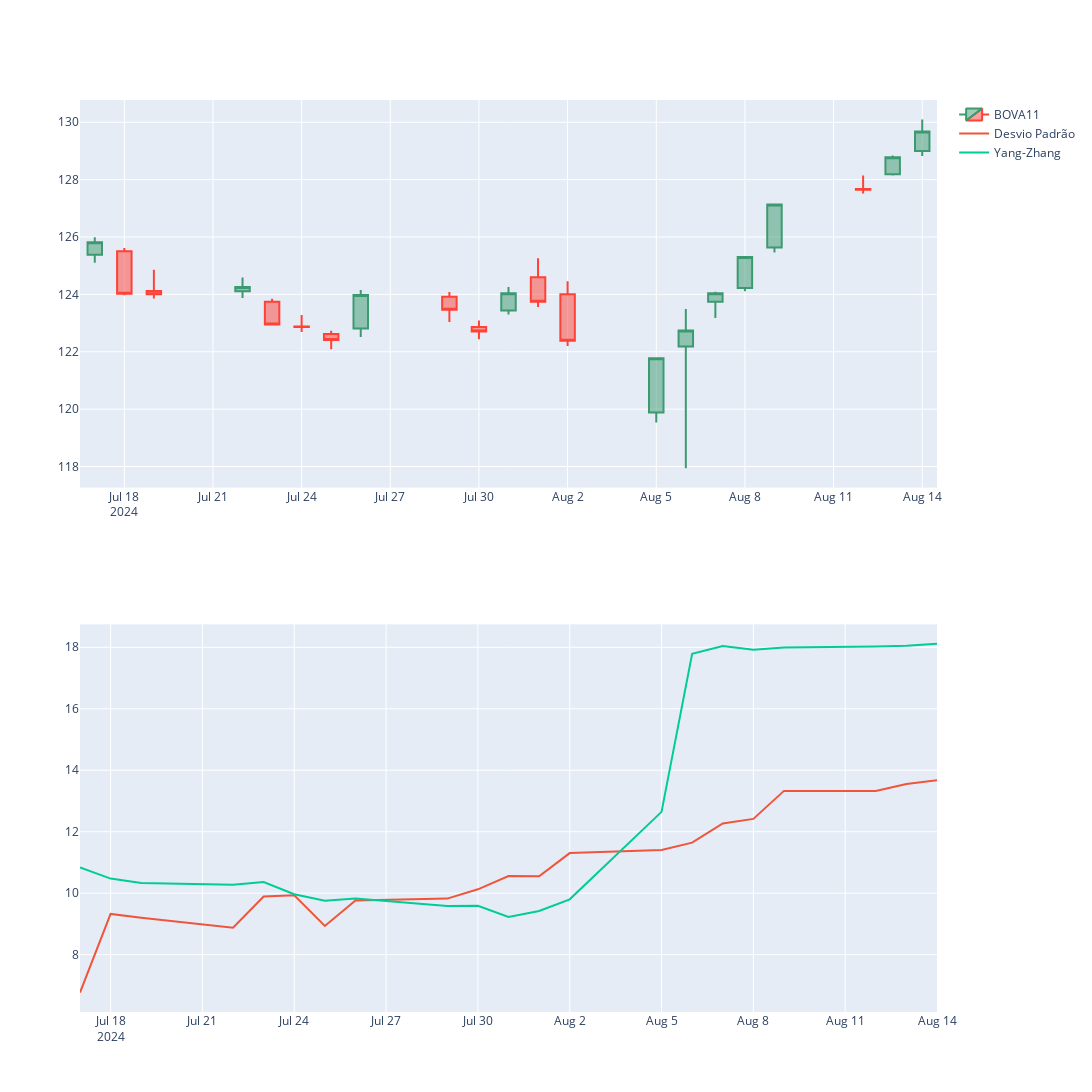

The code cell stored with this chart in its notebook:
### Markdown cell above
## PLOTS

### Code cell
import plotly.graph_objects as go
from plotly.subplots import make_subplots

x = df.index[-21:]

# Create a 2x1 subplot layout
fig = make_subplots(rows=2, cols=1)

# Add a candlestick chart to the first subplot
fig.add_trace(go.Candlestick(x=x,
                             open=df['Open'][-21:],
                             high=df['High'][-21:],
                             low=df['Low'][-21:],
                             close=df['Adj Close'][-21:], name='BOVA11', ),
              row=1, col=1)

# Add a line chart to the second subplot
# fig.add_trace(go.Scatter(x=x, y=rolling_parkinson_volatility[-21:], mode='lines', name='Parkinson'),row=2, col=1)
# fig.add_trace(go.Scatter(x=x, y=rolling_rogers_satchell_volatility[-21:], mode='lines', name='Rogers Satchell'),row=2, col=1)
fig.add_trace(go.Scatter(x=x, y=rolling_cc_volatility[-21:]*100, mode='lines', name='Desvio Padrão'), row=2, col=1)
fig.add_trace(go.Scatter(x=x, y=rolling_yang_zhang_volatility[-21:]*100, mode='lines', name='Yang-Zhang'), row=2, col=1)



# Update layout
fig.update_layout(height=1200, width=1200, hovermode="closest")

# Show the plot
fig.update_xaxes(rangeslider_visible=False)

fig.show()

### Figure 1 — Plotly figure (JSON) as saved in the notebook; plotly's stock layout.template omitted (floating-point values rounded to 4 significant figures)
{"data": [{"close": [125.8, 124.0, 124, 124.3, 122.9, 122.9, 122.4, 124.0, 123.5, 122.7, 124.0, 123.7, 122.4, 121.8, 122.7, 124.0, 125.3, 127.1, 127.7, 128.8, 129.7], "high": [126.0, 125.6, 124.9, 124.6, 123.8, 123.3, 122.7, 124.2, 124.1, 123.1, 124.3, 125.3, 124.5, 121.8, 123.5, 124.1, 125.3, 127.1, 128.1, 128.8, 130.1], "low": [125.1, 124.0, 123.9, 123.9, 122.9, 122.7, 122.1, 122.5, 123.0, 122.4, 123.3, 123.6, 122.2, 119.5, 117.9, 123.2, 124.1, 125.5, 127.5, 128.1, 128.8], "name": "BOVA11", "open": [125.4, 125.5, 124.1, 124.1, 123.7, 122.9, 122.6, 122.8, 123.9, 122.9, 123.4, 124.6, 124, 119.9, 122.2, 123.7, 124.2, 125.6, 127.7, 128.2, 129], "type": "candlestick", "x": ["2024-07-17T00:00:00", "2024-07-18T00:00:00", "2024-07-19T00:00:00", "2024-07-22T00:00:00", "2024-07-23T00:00:00", "2024-07-24T00:00:00", "2024-07-25T00:00:00", "2024-07-26T00:00:00", "2024-07-29T00:00:00", "2024-07-30T00:00:00", "2024-07-31T00:00:00", "2024-08-01T00:00:00", "2024-08-02T00:00:00", "2024-08-05T00:00:00", "2024-08-06T00:00:00", "2024-08-07T00:00:00", "2024-08-08T00:00:00", "2024-08-09T00:00:00", "2024-08-12T00:00:00", "2024-08-13T00:00:00", "2024-08-14T00:00:00"], "xaxis": "x", "yaxis": "y"}, {"mode": "lines", "name": "Desvio Padrão", "type": "scatter", "x": ["2024-07-17T00:00:00", "2024-07-18T00:00:00", "2024-07-19T00:00:00", "2024-07-22T00:00:00", "2024-07-23T00:00:00", "2024-07-24T00:00:00", "2024-07-25T00:00:00", "2024-07-26T00:00:00", "2024-07-29T00:00:00", "2024-07-30T00:00:00", "2024-07-31T00:00:00", "2024-08-01T00:00:00", "2024-08-02T00:00:00", "2024-08-05T00:00:00", "2024-08-06T00:00:00", "2024-08-07T00:00:00", "2024-08-08T00:00:00", "2024-08-09T00:00:00", "2024-08-12T00:00:00", "2024-08-13T00:00:00", "2024-08-14T00:00:00"], "xaxis": "x2", "y": [6.765, 9.325, 9.204, 8.879, 9.893, 9.929, 8.935, 9.765, 9.823, 10.13, 10.56, 10.55, 11.3, 11.4, 11.65, 12.27, 12.42, 13.33, 13.33, 13.55, 13.68], "yaxis": "y2"}, {"mode": "lines", "name": "Yang-Zhang", "type": "scatter", "x": ["2024-07-17T00:00:00", "2024-07-18T00:00:00", "2024-07-19T00:00:00", "2024-07-22T00:00:00", "2024-07-23T00:00:00", "2024-07-24T00:00:00", "2024-07-25T00:00:00", "2024-07-26T00:00:00", "2024-07-29T00:00:00", "2024-07-30T00:00:00", "2024-07-31T00:00:00", "2024-08-01T00:00:00", "2024-08-02T00:00:00", "2024-08-05T00:00:00", "2024-08-06T00:00:00", "2024-08-07T00:00:00", "2024-08-08T00:00:00", "2024-08-09T00:00:00", "2024-08-12T00:00:00", "2024-08-13T00:00:00", "2024-08-14T00:00:00"], "xaxis": "x2", "y": [10.84, 10.47, 10.33, 10.28, 10.36, 9.968, 9.758, 9.825, 9.58, 9.59, 9.228, 9.42, 9.8, 12.65, 17.79, 18.04, 17.92, 17.99, 18.03, 18.05, 18.11], "yaxis": "y2"}], "layout": {"height": 1200, "hovermode": "closest", "width": 1200, "xaxis": {"anchor": "y", "domain": [0, 1], "rangeslider": {"visible": false}}, "xaxis2": {"anchor": "y2", "domain": [0, 1], "rangeslider": {"visible": false}}, "yaxis": {"anchor": "x", "domain": [0.575, 1]}, "yaxis2": {"anchor": "x2", "domain": [0, 0.425]}}}
